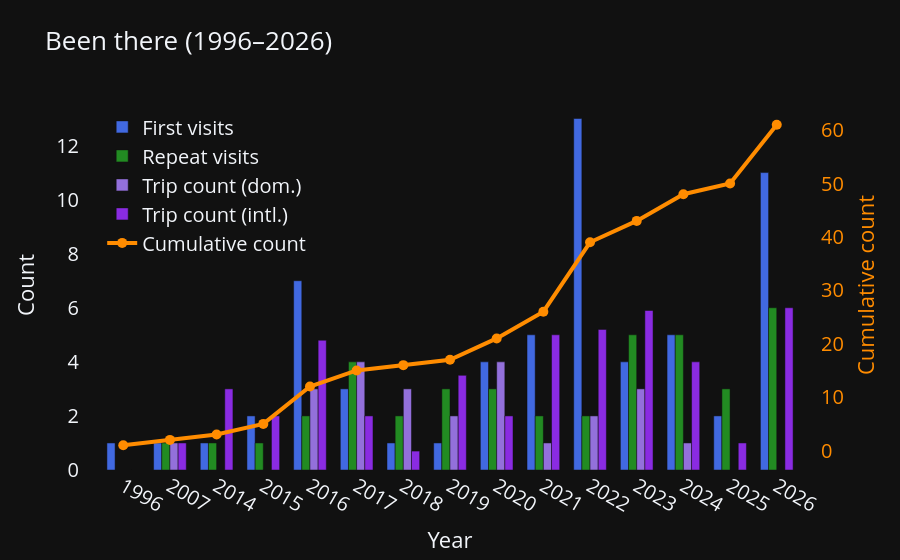

Source (notebook cell):
### Code cell
df_verbose = pd.read_csv("../data/trips_verbose.csv", sep=None, engine="python")

# Split into been vs planned relative to today (straddling trips classified by larger portion)
df_verbose_been, df_verbose_planned = split_been_planned(df_verbose, today=TODAY)

df = transform_verbose_to_calendar(df_verbose_been, save=False)
df = df[df['country'] != 'All']

if len(df_verbose_planned) > 0:
    df_planned = transform_verbose_to_calendar(df_verbose_planned, save=False)
    df_planned = df_planned[df_planned['country'] != 'All']
else:
    df_planned = None

# Aggregate city-level rows to one row per country (year columns become days per country per year)
NUM_COLS = df.select_dtypes(include='number').columns.tolist()
df_country = df.groupby(['country','continent'])[NUM_COLS].sum().reset_index()
df_country = add_country_codes(df_country.copy())
df_country['total_years'] = df_country['total_days']/365

# Trips per year, split into domestic vs international (excursions away from
# that year's primary residence city; uses the city-level calendar df)
trip_counts = count_trips_per_year(df_verbose_been, df)

plot_bar_time_series(
    df_country, 
    select_type='travel', 
    time_period='year', 
    title='Been there', 
    trip_counts=trip_counts,
    save_path='../attachments/bar_time_series.html',
    #save_path=None
    )

### Figure 1 — Plotly figure (JSON) as saved in the notebook; plotly's stock layout.template omitted (floating-point values rounded to 4 significant figures)
{"data": [{"customdata": ["1. China (89.0)", "1. Singapore (8.0)", "1. Hong Kong (6.0)", "1. Türkiye (5.0)<br>2. United States (135.5)", "1. Canada (19.0)<br>2. Colombia (2.0)<br>3. Cuba (5.0)<br>4. Dominican Republic (2.0)<br>5. Ecuador (9.0)<br>6. Mexico (3.0)<br>7. Russian Federation (16.0)", "1. Chile (9.0)<br>2. Japan (46.0)<br>3. Peru (9.0)", "1. United Kingdom (101.5)", "1. Tunisia (4.0)", "1. Belarus (4.0)<br>2. Italy (9.5)<br>3. Sweden (107.5)<br>4. Vatican City State (Holy See) (0.3)", "1. Austria (0.3)<br>2. Denmark (3.5)<br>3. Germany (18.0)<br>4. Greece (24.8)<br>5. Serbia (10.0)", "1. Armenia (30.2)<br>2. Azerbaijan (6.8)<br>3. Belgium (0.2)<br>4. Georgia (21.8)<br>5. Latvia (0.5)<br>6. Lithuania (1.0)<br>7. Netherlands (6.8)<br>8. Norway (8.0)<br>9. Poland (0.3)<br>10. Portugal (7.0)<br>11. Romania (8.0)<br>12. Switzerland (9.0)<br>13. United Arab Emirates (3.0)", "1. Bulgaria (6.5)<br>2. Estonia (3.0)<br>3. Finland (5.0)<br>4. France (8.8)", "1. Malta (3.0)<br>2. Qatar (0.3)<br>3. Slovakia (0.3)<br>4. South Africa (22.8)<br>5. Spain (6.0)", "1. Malaysia (3.0)<br>2. Thailand (4.0)", "1. Albania (3.7)<br>2. Bosnia and Herzegovina (4.0)<br>3. Croatia (2.0)<br>4. Czechia (0.8)<br>5. Hungary (3.0)<br>6. Luxembourg (0.5)<br>7. Monaco (0.2)<br>8. Montenegro (2.0)<br>9. Morocco (41.0)<br>10. North Macedonia (0.3)<br>11. Slovenia (0.6)"], "hovertemplate": "%{customdata}<extra></extra>", "marker": {"color": "royalblue"}, "name": "First visits", "offsetgroup": "0", "type": "bar", "x": ["1996", "2007", "2014", "2015", "2016", "2017", "2018", "2019", "2020", "2021", "2022", "2023", "2024", "2025", "2026"], "y": [1.0, 1.0, 1.0, 2.0, 7.0, 3.0, 1.0, 1.0, 4.0, 5.0, 13.0, 4.0, 5.0, 2.0, 11.0]}, {"customdata": [null, "1. China (357.0)", "1. China (359.0)", "1. China (224.5)", "1. China (33.5)<br>2. United States (276.5)", "1. Canada (25.0)<br>2. China (29.0)<br>3. Mexico (4.0)<br>4. United States (244.0)", "1. Canada (6.5)<br>2. United States (257.0)", "1. China (15.5)<br>2. Russian Federation (30.0)<br>3. United Kingdom (315.5)", "1. China (0.3)<br>2. Türkiye (0.3)<br>3. United Kingdom (244.0)", "1. Sweden (306.3)<br>2. Türkiye (9.0)", "1. Denmark (1.5)<br>2. Sweden (260.8)", "1. Belgium (0.3)<br>2. Denmark (6.0)<br>3. Latvia (2.5)<br>4. Norway (6.2)<br>5. Sweden (326.7)", "1. Austria (2.7)<br>2. Bulgaria (0.5)<br>3. Italy (6.0)<br>4. Sweden (311.2)<br>5. Switzerland (13.2)", "1. China (27.0)<br>2. Qatar (1.0)<br>3. Sweden (330.0)", "1. Austria (2.2)<br>2. Bulgaria (6.7)<br>3. France (2.1)<br>4. Germany (3.0)<br>5. Spain (3.0)<br>6. Sweden (173.9)"], "hovertemplate": "%{customdata}<extra></extra>", "marker": {"color": "forestgreen"}, "name": "Repeat visits", "offsetgroup": "1", "type": "bar", "x": ["1996", "2007", "2014", "2015", "2016", "2017", "2018", "2019", "2020", "2021", "2022", "2023", "2024", "2025", "2026"], "y": [0.0, 1.0, 1.0, 1.0, 2.0, 4.0, 2.0, 3.0, 3.0, 2.0, 2.0, 5.0, 5.0, 3.0, 6.0]}, {"hovertemplate": "Year: %{x}<br>Domestic trips: %{y}<extra></extra>", "marker": {"color": "mediumpurple"}, "name": "Trip count (dom.)", "offsetgroup": "2", "type": "bar", "x": ["1996", "2007", "2014", "2015", "2016", "2017", "2018", "2019", "2020", "2021", "2022", "2023", "2024", "2025", "2026"], "y": [0, 1, 0, 0, 3, 4, 3, 2, 4, 1, 2, 3, 1, 0, 0]}, {"hovertemplate": "Year: %{x}<br>International trips: %{y}<extra></extra>", "marker": {"color": "blueviolet"}, "name": "Trip count (intl.)", "offsetgroup": "3", "type": "bar", "x": ["1996", "2007", "2014", "2015", "2016", "2017", "2018", "2019", "2020", "2021", "2022", "2023", "2024", "2025", "2026"], "y": [0, 1, 3, 2, 4.8, 2, 0.7, 3.5, 2, 5, 5.2, 5.9, 4, 1, 6]}, {"hovertemplate": "Year: %{x}<br>Cumulative: %{y}<extra></extra>", "line": {"color": "darkorange", "width": 4}, "marker": {"color": "darkorange", "size": 10}, "mode": "lines+markers", "name": "Cumulative count", "type": "scatter", "x": ["1996", "2007", "2014", "2015", "2016", "2017", "2018", "2019", "2020", "2021", "2022", "2023", "2024", "2025", "2026"], "y": [1.0, 2.0, 3.0, 5.0, 12.0, 15.0, 16.0, 17.0, 21.0, 26.0, 39.0, 43.0, 48.0, 50.0, 61.0], "yaxis": "y2"}], "layout": {"bargap": 0.3, "barmode": "group", "font": {"size": 20}, "hoverlabel": {"font": {"size": 20}}, "legend": {"font": {"size": 20}, "x": 0.03, "y": 0.98}, "title": {"font": {"size": 26}, "text": "Been there (1996–2026)"}, "xaxis": {"showgrid": false, "tickfont": {"size": 20}, "title": {"font": {"size": 22}, "text": "Year"}, "zeroline": false}, "yaxis": {"showgrid": false, "tickfont": {"size": 20}, "title": {"font": {"size": 22}, "text": "Count"}, "zeroline": false}, "yaxis2": {"overlaying": "y", "showgrid": false, "side": "right", "tickfont": {"color": "darkorange", "size": 20}, "title": {"font": {"color": "darkorange", "size": 22}, "text": "Cumulative count"}, "zeroline": false}}}
